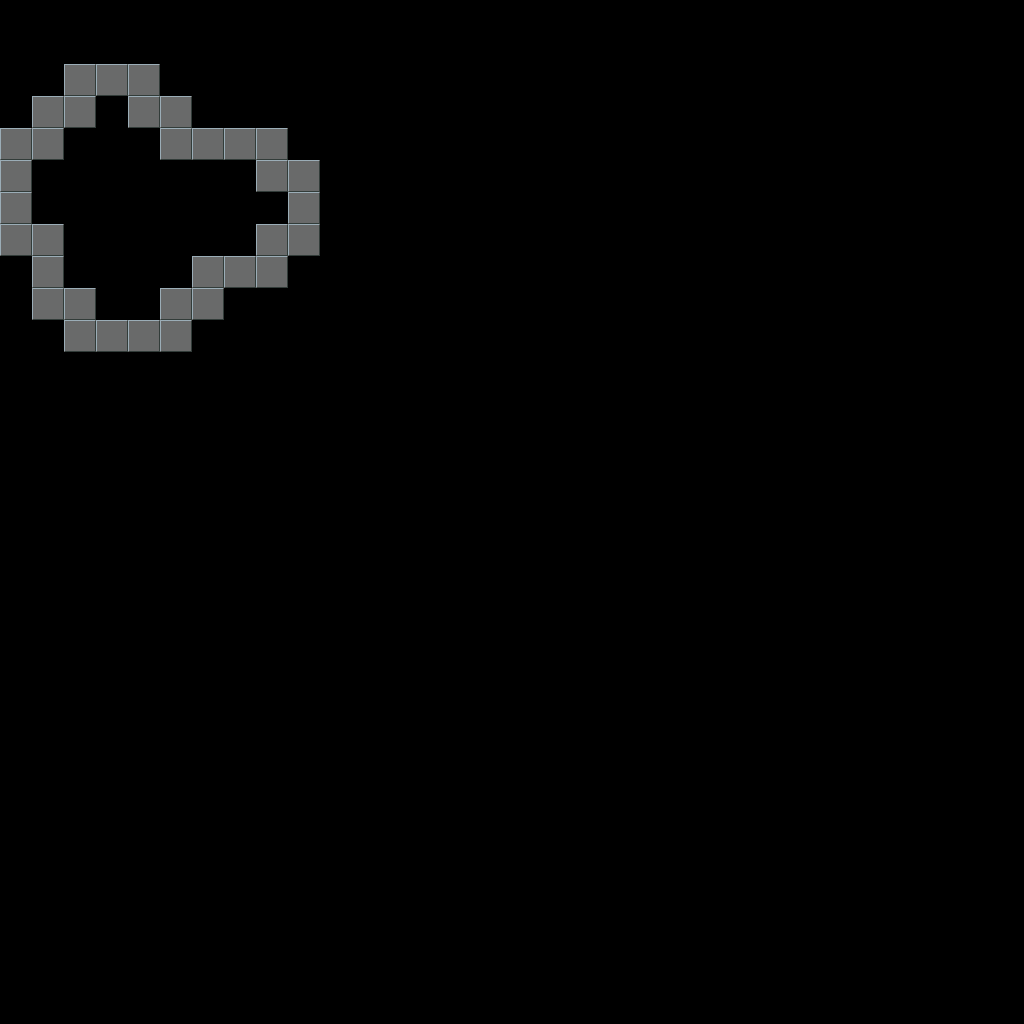

Rendered tile map (Tiled .tmx) drawn with the repository's tilesets; below, a short description and the map source with its tile grids summarised:
An orthogonal 32x32 tile map with 32x32 px tiles, 2 tile layers (Walls, BoundaryWalls) and 13 objects.

<map version="1.8" tiledversion="1.8.2" orientation="orthogonal" renderorder="right-down" width="32" height="32" tilewidth="32" tileheight="32" infinite="0" nextlayerid="6" nextobjectid="191">
 <editorsettings>
  <export target="../src/files/areas/dungeon-3.lua" format="custom" />
 </editorsettings>
 <properties>
  <property name="ceiling" type="int" value="1" />
  <property name="id" value="dungeon-3" />
  <property name="name" value="Dungeon 3" />
  <property name="tileset" value="dungeon" />
 </properties>
 <tileset firstgid="1" source="MainTiles.tsx" />
 <layer id="1" name="Walls" width="32" height="32">
  <data>[1024 cells, 34 non-empty, 1 distinct tile ids]</data>
 </layer>
 <layer id="5" name="BoundaryWalls" width="32" height="32">
  <data>[1024 cells, 0 non-empty, 0 distinct tile ids]</data>
 </layer>
 <objectgroup id="2" name="Object Layer 1">
  <object id="34" gid="4" x="32" y="224" width="32" height="32" />
  <object id="170" gid="36" x="64" y="288" width="32" height="32">
   <properties>
    <property name="direction" type="int" value="1" />
    <property name="gold" type="int" value="15" />
    <property name="id" value="dungeon-3_abaf908c-2644-8b8a-14d0-d0b478a76788" />
   </properties>
  </object>
  <object id="174" gid="17" x="256" y="224" width="32" height="32">
   <properties>
    <property name="gold" type="int" value="150" />
    <property name="id" value="dungeon-3_16ee48d5-b06e-12fa-812b-e49f180d615d" />
    <property name="loot" value="sword-3:ring-2" />
   </properties>
  </object>
  <object id="175" gid="11" x="32" y="192" width="32" height="32">
   <properties>
    <property name="attack" type="int" value="3" />
    <property name="defence" type="int" value="2" />
    <property name="health" type="int" value="20" />
    <property name="health_max" type="int" value="20" />
    <property name="id" value="dungeon-3_1a3269ed-5fa2-27ec-a697-86de3fe13fa0" />
    <property name="wanderer" type="int" value="1" />
   </properties>
  </object>
  <object id="184" gid="11" x="96" y="192" width="32" height="32">
   <properties>
    <property name="attack" type="int" value="3" />
    <property name="defence" type="int" value="2" />
    <property name="health" type="int" value="20" />
    <property name="health_max" type="int" value="20" />
    <property name="id" value="dungeon-3_5d2028ed-9977-79c4-2533-65e6f1164220" />
    <property name="wanderer" type="int" value="1" />
   </properties>
  </object>
  <object id="185" gid="11" x="192" y="256" width="32" height="32">
   <properties>
    <property name="attack" type="int" value="3" />
    <property name="defence" type="int" value="2" />
    <property name="health" type="int" value="20" />
    <property name="health_max" type="int" value="20" />
    <property name="id" value="dungeon-3_4b40f33e-38a9-f294-d709-2424ec8d1a6d" />
    <property name="wanderer" type="int" value="1" />
   </properties>
  </object>
  <object id="186" gid="11" x="128" y="224" width="32" height="32">
   <properties>
    <property name="attack" type="int" value="3" />
    <property name="defence" type="int" value="2" />
    <property name="health" type="int" value="20" />
    <property name="health_max" type="int" value="20" />
    <property name="id" value="dungeon-3_9565d100-af6c-7ff1-55e7-f726adf162cd" />
    <property name="wanderer" type="int" value="1" />
   </properties>
  </object>
  <object id="187" gid="11" x="128" y="256" width="32" height="32">
   <properties>
    <property name="attack" type="int" value="3" />
    <property name="defence" type="int" value="2" />
    <property name="health" type="int" value="20" />
    <property name="health_max" type="int" value="20" />
    <property name="id" value="dungeon-3_de90e8f2-5c9d-ae82-71b3-caccbe98b273" />
    <property name="wanderer" type="int" value="1" />
   </properties>
  </object>
  <object id="188" gid="11" x="128" y="320" width="32" height="32">
   <properties>
    <property name="attack" type="int" value="3" />
    <property name="defence" type="int" value="2" />
    <property name="health" type="int" value="20" />
    <property name="health_max" type="int" value="20" />
    <property name="id" value="dungeon-3_6969b379-4d89-a446-09a5-a5f1d9048023" />
    <property name="wanderer" type="int" value="1" />
   </properties>
  </object>
  <object id="189" gid="11" x="192" y="192" width="32" height="32">
   <properties>
    <property name="attack" type="int" value="3" />
    <property name="defence" type="int" value="2" />
    <property name="health" type="int" value="20" />
    <property name="health_max" type="int" value="20" />
    <property name="id" value="dungeon-3_c8156dd3-fcdc-9558-5000-d03255363fc4" />
    <property name="wanderer" type="int" value="1" />
   </properties>
  </object>
  <object id="190" gid="36" x="96" y="128" width="32" height="32">
   <properties>
    <property name="direction" type="int" value="2" />
    <property name="gold" type="int" value="0" />
    <property name="id" value="dungeon-3_55364f9a-7c86-a63e-98cd-12b08da5ec34" />
   </properties>
  </object>
  <object id="180" gid="34" x="32" y="224" width="32" height="32">
   <properties>
    <property name="id" value="dungeon-2_f450740b-d792-9fb4-9795-2ce188de9e42" />
   </properties>
  </object>
  <object id="181" gid="22" x="0" y="224" width="32" height="32">
   <properties>
    <property name="direction" type="int" value="-1" />
    <property name="id" value="dungeon-2_7c38f4e4-58dd-616f-1893-820fccce770c" />
    <property name="targetarea" value="forest-2" />
    <property name="targetdir" type="int" value="3" />
    <property name="targetx" type="int" value="20" />
    <property name="targety" type="int" value="1" />
   </properties>
  </object>
 </objectgroup>
</map>
